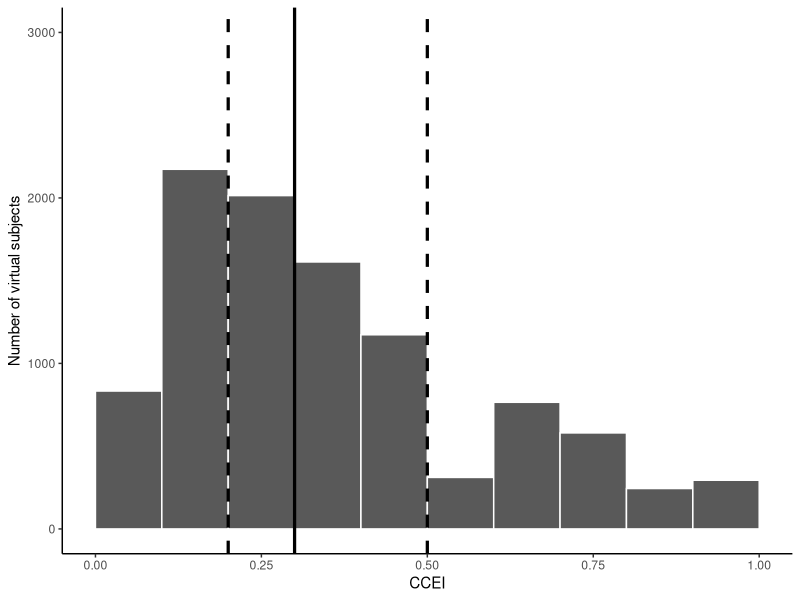

The R script that drew this image:
library(tidyverse)

#Read data
df <- read.csv("data/bronars_simulation_data.csv")

#Create plot
AI_quantiles <- quantile(df$AI, c(0.25, 0.5, 0.75))

AI_plot <- ggplot(df, mapping = aes(AI)) +
  geom_histogram(breaks=seq(0,1,0.1), color="white") +
  geom_vline(xintercept = AI_quantiles[1], lty=2, size=1.1)+
  geom_vline(xintercept = AI_quantiles[2], lty=1, size=1.1)+
  geom_vline(xintercept = AI_quantiles[3], lty=2, size=1.1)+
  xlim(0,1)+
  ylim(0, 3000)+
  xlab("CCEI")+
  ylab("Number of virtual subjects")+
  theme_classic()

#Print and save plot
AI_plot
#ggsave("output/plots/bronars.pdf", 
#       plot = AI_plot, device = "pdf",
#       scale = 1, width = 21, height = 7.5, units = "cm",
#       dpi = 600, limitsize = TRUE)